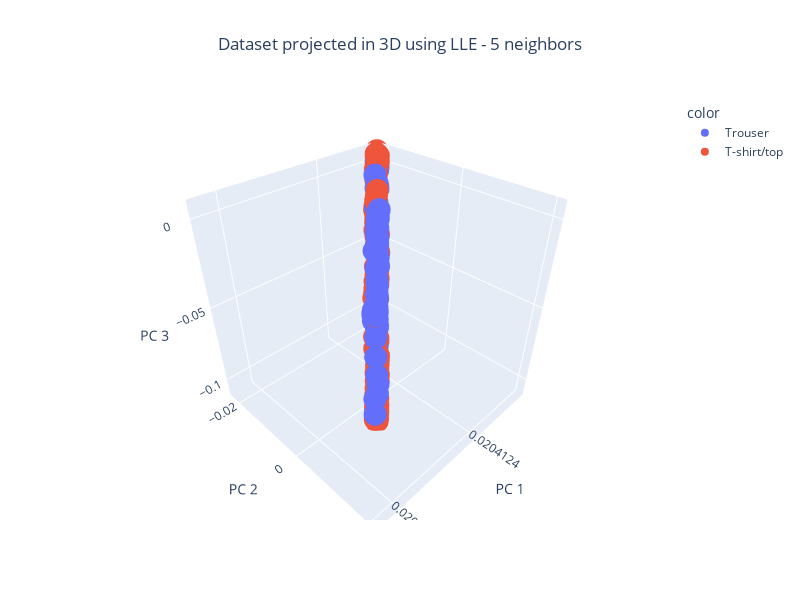

Write notebook code for a chart like this one.
### Markdown cell above
3D grafy dělám v plotly, aby se s nimi dalo pohybovat, jinak je na nich špatně cokoli vidět

### Code cell
for neigh in [5, 10, 50, 200]:
    lle = LocallyLinearEmbedding(n_components=3, n_neighbors=neigh)
    graph3D(lle, neigh)

### Figure 1 — Plotly figure (JSON) as saved in the notebook; plotly's stock layout.template omitted (floating-point values rounded to 4 significant figures; data arrays with more than 128 entries replaced by an {"elided": "..."} marker saying what was removed)
{"data": [{"hovertemplate": "color=Trouser<br>PC 1=%{x}<br>PC 2=%{y}<br>PC 3=%{z}<extra></extra>", "legendgroup": "Trouser", "marker": {"color": "#636efa", "symbol": "circle"}, "mode": "markers", "name": "Trouser", "scene": "scene", "showlegend": true, "type": "scatter3d", "x": {"elided": "1201 float values"}, "y": {"elided": "1201 float values"}, "z": {"elided": "1201 float values"}}, {"hovertemplate": "color=T-shirt/top<br>PC 1=%{x}<br>PC 2=%{y}<br>PC 3=%{z}<extra></extra>", "legendgroup": "T-shirt/top", "marker": {"color": "#EF553B", "symbol": "circle"}, "mode": "markers", "name": "T-shirt/top", "scene": "scene", "showlegend": true, "type": "scatter3d", "x": {"elided": "1199 float values"}, "y": {"elided": "1199 float values"}, "z": {"elided": "1199 float values"}}], "layout": {"height": 600, "legend": {"title": {"text": "color"}, "tracegroupgap": 0}, "scene": {"domain": {"x": [0, 1], "y": [0, 1]}, "xaxis": {"title": {"text": "PC 1"}}, "yaxis": {"title": {"text": "PC 2"}}, "zaxis": {"title": {"text": "PC 3"}}}, "title": {"text": "Dataset projected in 3D using LLE - 5 neighbors", "x": 0.5}, "width": 800}}
